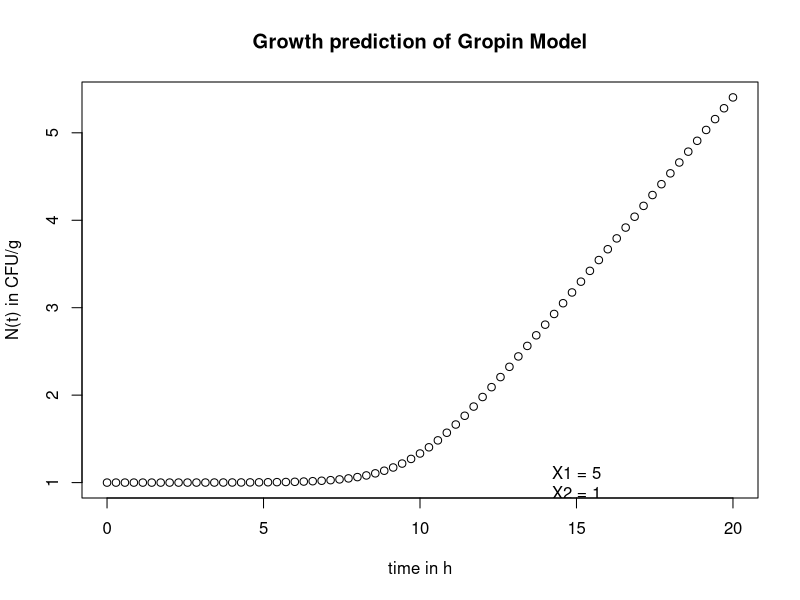

The R source for this figure:
lagtime <- 10 #!>0
N0 <- 1
NEnd <- 9
simTime <- 20
#responseSurface <- data.frame(cbind(seq(0.1,1,by=0.1),seq(1,10)))
responseSurface <- data.frame(cbind(rep(5:8,4),rep(1:4,each=4),seq(1,16)))
showNt <- 1

#############################
# start of Model script
#############################
timesteps <- seq(0,simTime,length.out = 71)
#timesteps <- seq(0,simTime,by=0.5)

myDF <- dim(responseSurface)

# mumax is always in the last column
mumax <- responseSurface[,myDF[2]]
#mumax <- 0.03459

# all corresponding parameters are in the other columns
nrOfIndependentVars <- myDF[2]-1
argumentsPar <- responseSurface[,1:nrOfIndependentVars]
if(is.null(colnames(argumentsPar))){
  myAxis <- paste('Parameter',1:nrOfIndependentVars)
} else {
  myAxis <- colnames(argumentsPar)
}


kinetic <- function(mumax) {
  h0 <- lagtime*mumax
  Q <- rep(NA,length(timesteps))
  Q[1] <- log(1/(exp(h0)-1))

  N <- rep(NA,length(timesteps))
  N[1] <- N0
  for(ti in 2:length(timesteps)){
    rate <- mumax*(timesteps[ti]-timesteps[ti-1])
    Q[ti] <- Q[ti-1] + rate
    N[ti] <- min(N[ti-1] + 1/(1+exp(-Q[ti]))*(1-10^(-abs(N[ti-1]-NEnd)))*rate/log(10),NEnd)
  }
  return(N=N)
}

if(nrOfIndependentVars==1){
  resultTotal <- as.data.frame(cbind(rep(timesteps,times=length(mumax)),
                                     rep(mumax,each=length(timesteps)),
                                     unlist(lapply(mumax, kinetic)),
                                     rep(argumentsPar,each=length(timesteps))
  ))
}
if(nrOfIndependentVars==2){
  resultTotal <- as.data.frame(cbind(rep(timesteps,times=length(mumax)),
                                     rep(mumax,each=length(timesteps)),
                                     unlist(lapply(mumax, kinetic)),
                                     rep(argumentsPar[1],each=length(timesteps)),
                                     rep(argumentsPar[2],each=length(timesteps))
                                     ))
}
colnames(resultTotal) <- c('time in h',
                           'growthrate',
                           'N(t) in CFU/g',
                           myAxis)


#############################
# End of Model script
#############################

#############################
# start of Visualisation script
#############################
# extracting subset chosen by showNt
# for visualization
plot(timesteps,unlist(lapply(mumax, kinetic)[showNt]),
     xlab='time in h',
     ylab='N(t) in CFU/g',
     main='Growth prediction of Gropin Model')
if(nrOfIndependentVars==1){
  newText <- paste0(myAxis,' = ',argumentsPar[showNt],collapse='\n')
}
if(nrOfIndependentVars==2){
  newText <- paste0(myAxis,' = ',argumentsPar[showNt,],collapse='\n')
}
text(simTime*0.75,1,newText)
#############################
# End of Visualisation script
#############################
